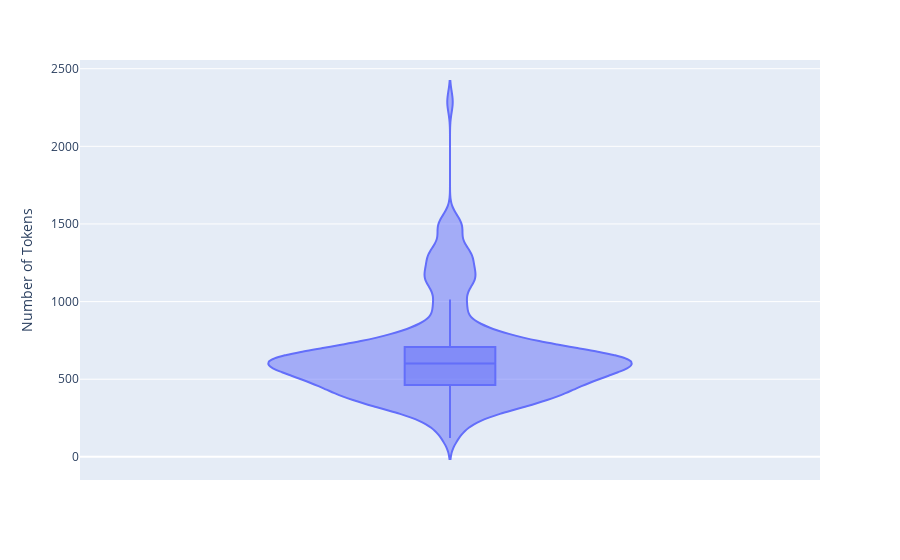

This figure's notebook cell:
### Code cell
df = px.data.tips()
fig = px.violin(val_tokens_df, y='Number of Tokens', box=True, # draw box plot inside the violin
                points=False, # can be 'outliers', or False
               )
fig.show()

### Figure 1 — Plotly figure (JSON) as saved in the notebook; plotly's stock layout.template omitted (floating-point values rounded to 4 significant figures; data arrays with more than 128 entries replaced by an {"elided": "..."} marker saying what was removed)
{"data": [{"alignmentgroup": "True", "box": {"visible": true}, "hovertemplate": "Number of Tokens=%{y}<extra></extra>", "legendgroup": "", "marker": {"color": "#636efa"}, "name": "", "offsetgroup": "", "orientation": "v", "points": false, "scalegroup": "True", "showlegend": false, "type": "violin", "x0": " ", "xaxis": "x", "y": {"elided": "186 int values"}, "y0": " ", "yaxis": "y"}], "layout": {"legend": {"tracegroupgap": 0}, "margin": {"t": 60}, "violinmode": "group", "xaxis": {"anchor": "y", "domain": [0, 1]}, "yaxis": {"anchor": "x", "domain": [0, 1], "title": {"text": "Number of Tokens"}}}}
